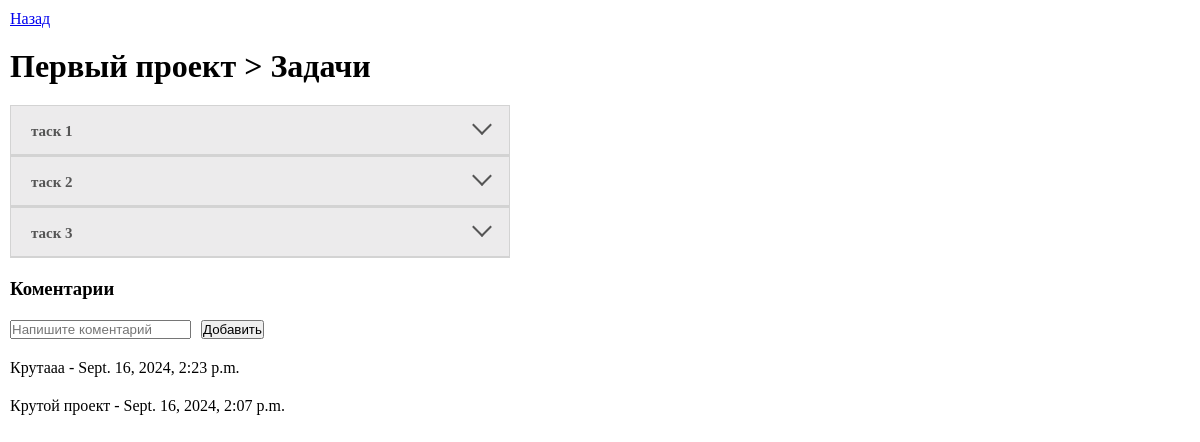
Page /projects/1/tasks/ on the earlier database version.
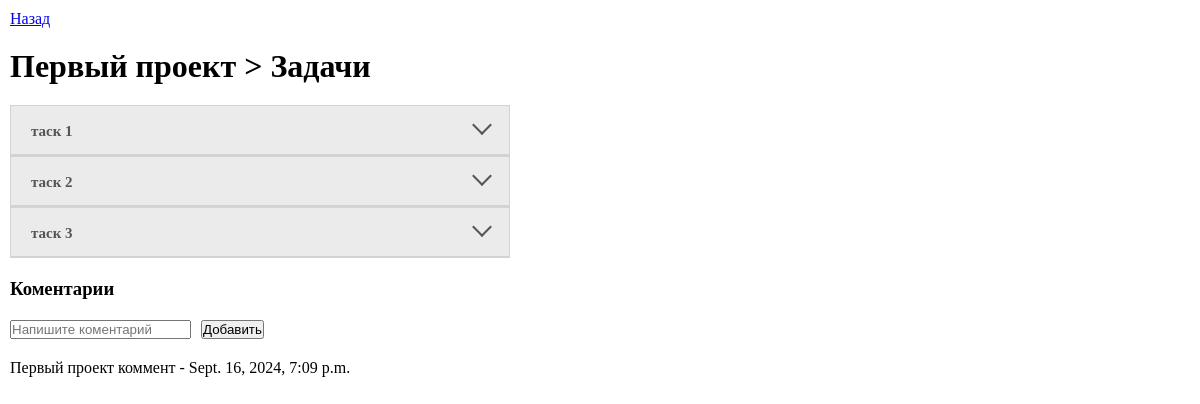
Same page on the later database version.
### testTaskApp/models.py (models this page shows, shortened)
class Project(models.Model):
    STATUS_CHOICES = [
        ('active', 'Активен'),
        ('inactive', 'Неактивен'),
    ]
    title = models.CharField(max_length=200)  # Название проекта
    description = models.TextField()          # Описание проекта
    status = models.CharField(max_length=10, choices=STATUS_CHOICES, default='active')  # Статус проекта
    manager = models.ForeignKey(Employee, on_delete=models.CASCADE, related_name='managed_projects')  # Руководитель проекта
    def __str__(self):
        return self.title

class Task(models.Model):
    STATUS_CHOICES = [
        ('new', 'Новая'),
        ('in_progress', 'В работе'),
        ('closed', 'Закрыта'),
    ]
    title = models.CharField(max_length=200)  # Название задачи
    due_date = models.DateField()             # Срок исполнения
    description = models.TextField()          # Описание задачи
    status = models.CharField(max_length=12, choices=STATUS_CHOICES, default='new')  # Статус задачи
    project = models.ForeignKey(Project, on_delete=models.CASCADE, related_name='tasks')  # Связь с проектом
    employee = models.ForeignKey(Employee, on_delete=models.SET_NULL, null=True, related_name='tasks')  # Исполнитель задачи

class PrComments(models.Model):
    text = models.TextField()
    date = models.DateTimeField(auto_now_add=True)
    project = models.ForeignKey(Project, on_delete=models.CASCADE, related_name='comments')

### testTaskApp/views.py (the view)
# urls.py: path('projects/<int:project_id>/tasks/', views.project_tasks, name='project_tasks'),
def project_tasks(request, project_id):
    project = get_object_or_404(Project, id=project_id)
    tasks = Task.objects.filter(project_id=project_id)
    comments = [[task, Comments.objects.filter(task=task)] for task in tasks]
    prComments = PrComments.objects.filter(project_id=project_id)
    if request.method == 'POST':
        print(request.POST)
        if 'add_comment' in request.POST:
            form = CommentForm(request.POST)
            if form.is_valid():
                task_id = form.cleaned_data['task_id']
                task = get_object_or_404(Task, id=task_id)
                comment = form.save(commit=False)
                comment.task = task
                comment.save()
                return redirect('project_tasks', project_id=project_id)
        elif 'add_Pr_com' in request.POST:
            form = PrCommentForm(request.POST)
            if form.is_valid():
                prcomment = form.save(commit=False)
                prcomment.project = project
                prcomment.save()
                return redirect('project_tasks', project_id=project_id)
    else:
        form = CommentForm()
    return render(request, 'project_tasks.html', {'tasks': tasks,
                                                  'project': project,
                                                  'comments': comments,
                                                  'prComments': prComments,
                                                  'form_tsk': CommentForm,
                                                  'form_prj': PrCommentForm,})

### testTaskApp/templates/project_tasks.html (shortened to what this page needs)
<!DOCTYPE html>
<html>
<head>
    {% load static %}
	<link rel="stylesheet" type="text/css" href="{% static './style.css' %}">
</head>
<body class="tasks">
    <a href="{% url 'index' %}">Назад</a>
    <h1>{{ project }} > Задачи</h1>
    <div class="accordions">
    {% for task, comments in comments %}
        <div class="accordion">
            <label for="{{ task.id }}">{{ task.title }}</label>
        </div>
    {% endfor %}
    </div>
    <h3>Коментарии</h3>
    <form method="post" action="{% url 'project_tasks' project.id %}" class="form_comments">
        {{ form_prj.as_p }}
        <button type="submit" name="add_Pr_com">Добавить</button>
    </form>
    {% for prComment in prComments|dictsortreversed:"date" %}
        <p>
        {{ prComment.text }} - {{ prComment.date }}
        </p>
    {% endfor %}
</body>
</html>

### testTaskApp/static/style.css (style rules this page uses)
* { margin: 0; padding: 0; box-sizing: border-box; }
body { margin: 10px; }
.accordion { transform: translateZ(0); background: white; border-bottom: 1px solid lightgray; border-left: 1px solid lightgray; border-right: 1px solid lightgray; width: 500px; }
.accordion>label { display: block; position: relative; height: 50px; line-height: 50px; padding: 0 20px; border-top: 1px solid lightgray; border-bottom: 1px solid lightgray; background: #ecebec; color: #555; font-size: 15px; font-weight: bold; cursor: pointer; }
.accordion>label:after { content: ''; position: absolute; top: 12px; right: 20px; width: 12px; height: 12px; border-left: 2px solid #555; border-top: 2px solid #555; transform: rotate(-135deg); transition: .4s transform; }
.form_comments { display: flex; flex-direction: row; gap: 10px; }
.tasks { display: flex; flex-direction: column; gap: 20px; }

Differences in the rows shown:
removed PrComments: text "Крутааа", date "Sept. 16, 2024, 2:23 p.m."
removed PrComments: text "Крутой проект", date "Sept. 16, 2024, 2:07 p.m."
added PrComments: text "Первый проект коммент", date "Sept. 16, 2024, 7:09 p.m."
